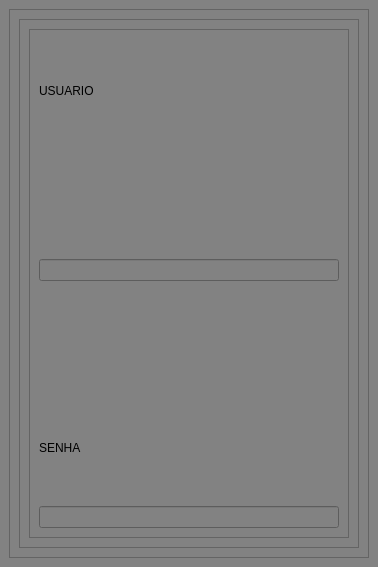
<?xml version="1.0" encoding="UTF-8"?>
<ui version="4.0">
 <class>MainWindow</class>
 <widget class="QMainWindow" name="MainWindow">
  <property name="geometry">
   <rect>
    <x>0</x>
    <y>0</y>
    <width>378</width>
    <height>567</height>
   </rect>
  </property>
  <property name="windowTitle">
   <string>MainWindow</string>
  </property>
  <property name="styleSheet">
   <string notr="true">background-color: rgb(130, 130, 130);</string>
  </property>
  <widget class="QWidget" name="centralwidget">
   <layout class="QVBoxLayout" name="verticalLayout_3">
    <item>
     <widget class="QFrame" name="frame">
      <property name="frameShape">
       <enum>QFrame::StyledPanel</enum>
      </property>
      <property name="frameShadow">
       <enum>QFrame::Raised</enum>
      </property>
      <layout class="QVBoxLayout" name="verticalLayout_4">
       <item>
        <widget class="QFrame" name="f_usuario">
         <property name="frameShape">
          <enum>QFrame::StyledPanel</enum>
         </property>
         <property name="frameShadow">
          <enum>QFrame::Raised</enum>
         </property>
         <layout class="QVBoxLayout" name="verticalLayout_2">
          <item>
           <widget class="QFrame" name="f_senha">
            <property name="frameShape">
             <enum>QFrame::StyledPanel</enum>
            </property>
            <property name="frameShadow">
             <enum>QFrame::Raised</enum>
            </property>
            <layout class="QVBoxLayout" name="verticalLayout">
             <item>
              <widget class="QLabel" name="f_usuario_2">
               <property name="text">
                <string>USUARIO</string>
               </property>
              </widget>
             </item>
             <item>
              <widget class="QLabel" name="label_2">
               <property name="text">
                <string/>
               </property>
               <property name="pixmap">
                <pixmap resource="../../login_senha.qrc">:/stuart/ninja.jpg</pixmap>
               </property>
              </widget>
             </item>
             <item>
              <widget class="QLineEdit" name="l_usuario"/>
             </item>
             <item>
              <widget class="QLabel" name="label">
               <property name="text">
                <string/>
               </property>
              </widget>
             </item>
             <item>
              <widget class="QLabel" name="l_senha">
               <property name="text">
                <string>SENHA</string>
               </property>
              </widget>
             </item>
             <item>
              <widget class="QLineEdit" name="lineEdit_2">
               <property name="echoMode">
                <enum>QLineEdit::Password</enum>
               </property>
              </widget>
             </item>
            </layout>
           </widget>
          </item>
         </layout>
        </widget>
       </item>
      </layout>
     </widget>
    </item>
   </layout>
  </widget>
 </widget>
 <resources>
  <include location="../../login_senha.qrc"/>
 </resources>
 <connections/>
</ui>
